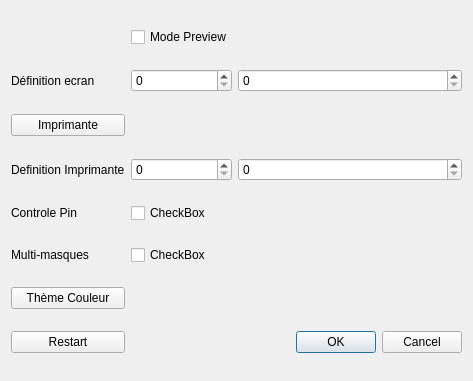
<?xml version="1.0" encoding="UTF-8"?>
<ui version="4.0">
 <class>Settings</class>
 <widget class="QDialog" name="Settings">
  <property name="geometry">
   <rect>
    <x>0</x>
    <y>0</y>
    <width>473</width>
    <height>381</height>
   </rect>
  </property>
  <property name="windowTitle">
   <string>Dialog</string>
  </property>
  <layout class="QGridLayout" name="gridLayout">
   <item row="7" column="3">
    <widget class="QDialogButtonBox" name="buttonBox">
     <property name="orientation">
      <enum>Qt::Horizontal</enum>
     </property>
     <property name="standardButtons">
      <set>QDialogButtonBox::Cancel|QDialogButtonBox::Ok</set>
     </property>
    </widget>
   </item>
   <item row="1" column="2">
    <widget class="QSpinBox" name="spinBox">
     <property name="maximum">
      <number>9999</number>
     </property>
    </widget>
   </item>
   <item row="4" column="2">
    <widget class="QCheckBox" name="checkBox">
     <property name="text">
      <string>CheckBox</string>
     </property>
    </widget>
   </item>
   <item row="3" column="2">
    <widget class="QSpinBox" name="spinBox_3">
     <property name="maximum">
      <number>9999</number>
     </property>
    </widget>
   </item>
   <item row="3" column="3">
    <widget class="QSpinBox" name="spinBox_4">
     <property name="maximum">
      <number>9999</number>
     </property>
    </widget>
   </item>
   <item row="3" column="0">
    <widget class="QLabel" name="label_2">
     <property name="text">
      <string>Definition Imprimante</string>
     </property>
    </widget>
   </item>
   <item row="1" column="0">
    <widget class="QLabel" name="label">
     <property name="text">
      <string>Définition ecran</string>
     </property>
    </widget>
   </item>
   <item row="5" column="2">
    <widget class="QCheckBox" name="checkBox_2">
     <property name="text">
      <string>CheckBox</string>
     </property>
    </widget>
   </item>
   <item row="2" column="0">
    <widget class="QPushButton" name="btnImprimante">
     <property name="text">
      <string>Imprimante</string>
     </property>
    </widget>
   </item>
   <item row="4" column="0">
    <widget class="QLabel" name="label_3">
     <property name="text">
      <string>Controle Pin</string>
     </property>
    </widget>
   </item>
   <item row="0" column="2">
    <widget class="QCheckBox" name="chkPreview">
     <property name="text">
      <string>Mode Preview</string>
     </property>
    </widget>
   </item>
   <item row="5" column="0">
    <widget class="QLabel" name="label_4">
     <property name="text">
      <string>Multi-masques</string>
     </property>
    </widget>
   </item>
   <item row="1" column="3">
    <widget class="QSpinBox" name="spinBox_2">
     <property name="maximum">
      <number>9999</number>
     </property>
    </widget>
   </item>
   <item row="7" column="0">
    <widget class="QPushButton" name="btnRestart">
     <property name="text">
      <string>Restart</string>
     </property>
    </widget>
   </item>
   <item row="6" column="0">
    <widget class="QPushButton" name="btnColor">
     <property name="text">
      <string>Thème Couleur</string>
     </property>
    </widget>
   </item>
  </layout>
 </widget>
 <resources/>
 <connections>
  <connection>
   <sender>buttonBox</sender>
   <signal>accepted()</signal>
   <receiver>Settings</receiver>
   <slot>accept()</slot>
   <hints>
    <hint type="sourcelabel">
     <x>248</x>
     <y>254</y>
    </hint>
    <hint type="destinationlabel">
     <x>157</x>
     <y>274</y>
    </hint>
   </hints>
  </connection>
  <connection>
   <sender>buttonBox</sender>
   <signal>rejected()</signal>
   <receiver>Settings</receiver>
   <slot>reject()</slot>
   <hints>
    <hint type="sourcelabel">
     <x>316</x>
     <y>260</y>
    </hint>
    <hint type="destinationlabel">
     <x>286</x>
     <y>274</y>
    </hint>
   </hints>
  </connection>
 </connections>
</ui>
